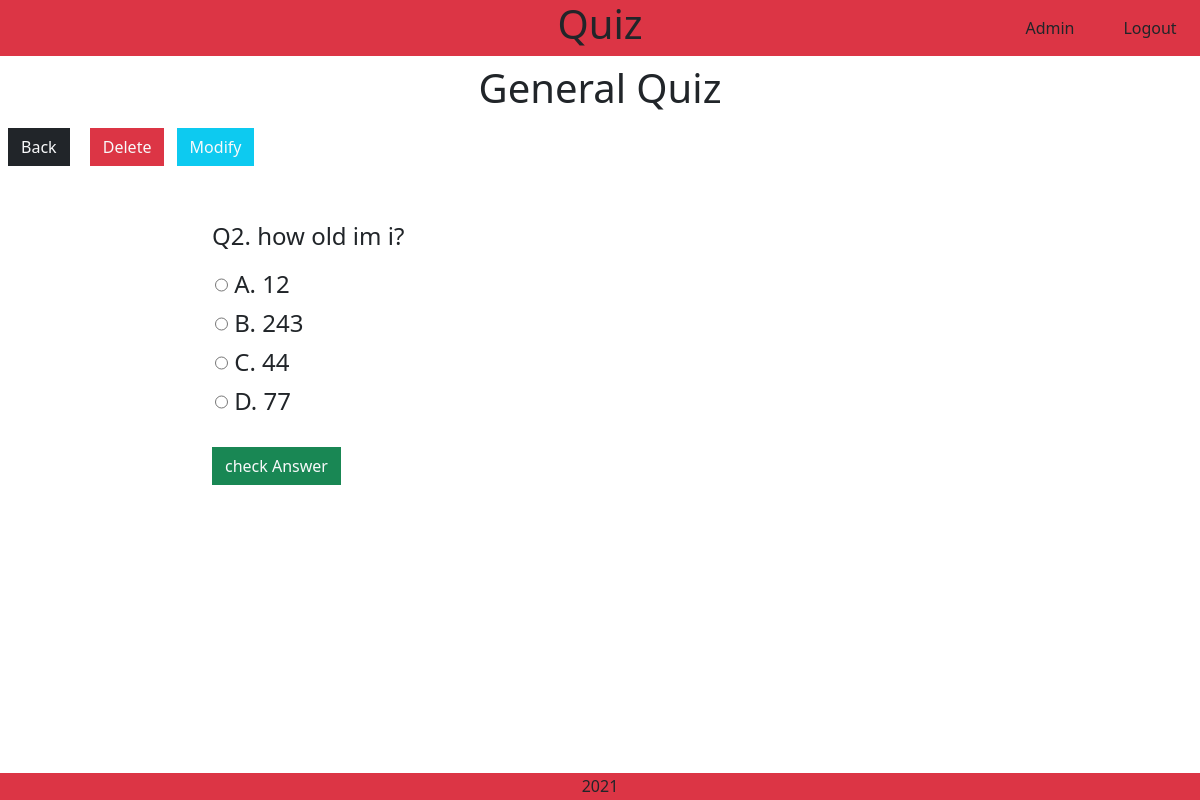
The page /quiz/questionnaire/8/1 (signed in) on the database as committed earlier.
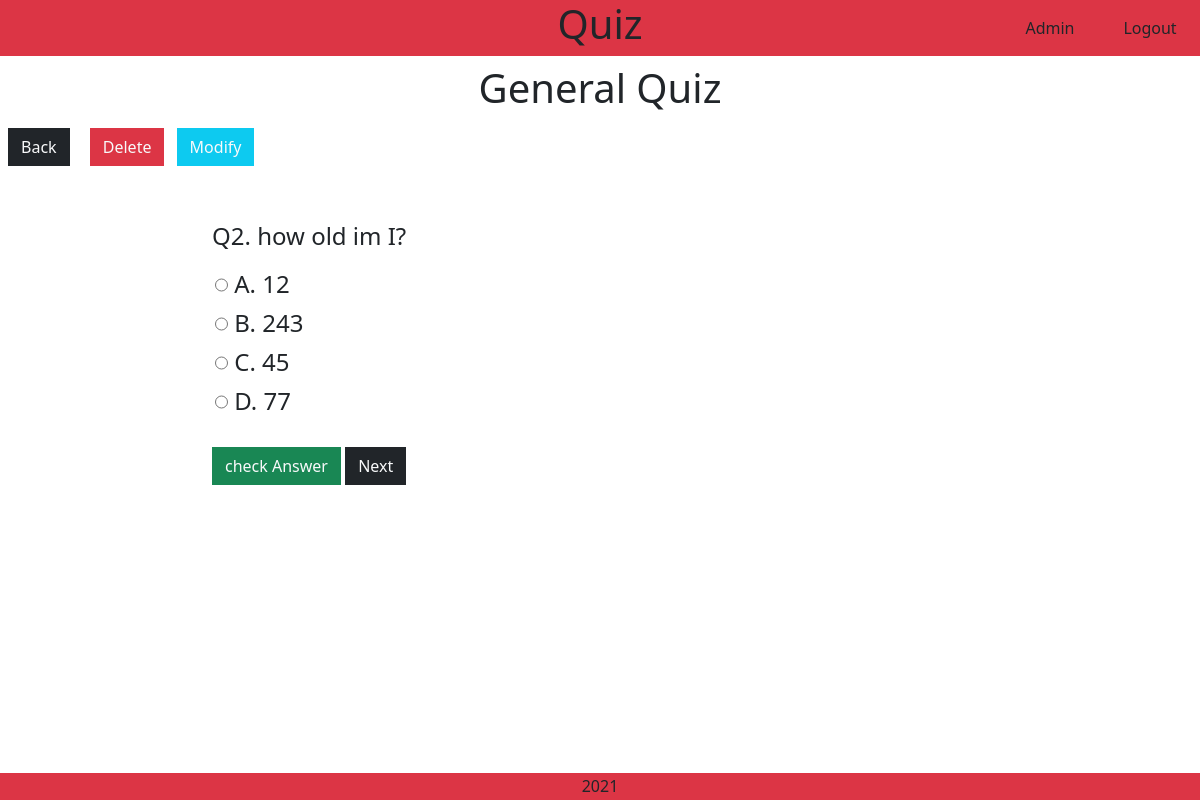
The same page on the database as committed later.
### quiz/models.py (models this page shows, shortened)
class Quiz(models.Model):
    class Meta:
        verbose_name_plural = "Quiz"
    quiz_name = models.CharField(max_length=254)

class Questions(models.Model):
    class Meta:
        verbose_name_plural = "Questions"
    quiz = models.ForeignKey(
            'Quiz', null=False, blank=False, on_delete=models.CASCADE,
            related_name='questions')
    question = models.CharField(max_length=254)
    first_answer = models.CharField(max_length=254)
    second_answer = models.CharField(max_length=254)
    third_answer = models.CharField(max_length=254)
    fourth_answer = models.CharField(max_length=254)
    answer = models.CharField(max_length=254)

### quiz/views.py (the view)
# urls.py: path('questionnaire/<int:quiz_id>/<int:num>', views.questionnaire, name='questionnaire'),
def questionnaire(request, quiz_id, num=0):
    quiz = get_object_or_404(Quiz, id=quiz_id)
    questions = Questions.objects.all().filter(quiz=quiz_id)
    question_id=[]
    for question in questions:
        question_id.append(question.id)
    actual_question = get_object_or_404(Questions, id=question_id[num])
    final = len(question_id)
    context = {
        'final': final,
        'next': num+1,
        'quiz': quiz,
        'question': actual_question,
    }
    return render(request, 'quiz/questionnaire.html', context)

### quiz/templates/quiz/questionnaire.html (shortened to what this page needs)
{% extends "base.html" %}
{% load static %}
{% block extra_css %}
    <link rel="stylesheet" href="{% static 'quiz/css/quiz.css' %}">
{% endblock %}
{% block content %}
    <div class="h1 text-center mt-2">{{ quiz.quiz_name }}</div>
    {% if request.user.is_superuser %}
        <a href="{% url 'quiz' %}" class="m-2 btn btn-dark rounded-0 text-light">Back</a>
        <a href="{% url 'delete_question' question_id=question.id %}" class="m-2 btn btn-danger rounded-0 text-light">Delete</a>
        <a href="{% url 'update_question' question_id=question.id %}" class="btn btn-info rounded-0 text-light">Modify</a>
    {% endif %}
    <div class="row m-0 mt-5">
        <div class="col-2 mb-2"></div>
        <div class="col-10 mb-3 h4">Q{{ next }}. {{ question.question }}</div>
        <div class="col-2 mb-2"></div>
        <div class="radio h4 col-10">
            <label><input type="radio" name="answer"> A. {{ question.first_answer }}</label><br>
            <label><input type="radio" name="answer"> B. {{ question.second_answer }}</label><br>
            <label><input type="radio" name="answer"> C. {{ question.third_answer }}</label><br>
            <label><input type="radio" name="answer"> D. {{ question.fourth_answer }}</label>
        </div>
    </div>
    <div class="row m-0 mt-3">
        <div class="col-2"></div>
        {% if question %}
            <div class="col-10">
                <a href="#" class="btn btn-success rounded-0 text-light">check Answer</a>
                {% if final != next %}
                    <a href="{% url 'questionnaire' quiz.id next %}" class="btn btn-dark rounded-0 text-light">Next</a>
                {% endif %}
            </div>
        {% endif %}
    </div>
{% endblock %}

### templates/base.html (shortened to what this page needs)
{% load static %}
<!doctype html>
<html lang="en">
    <head>
        <link href="https://cdn.jsdelivr.net/npm/bootstrap@5.1.3/dist/css/bootstrap.min.css" rel="stylesheet">
        <link rel="stylesheet" href="https://use.fontawesome.com/releases/v5.15.4/css/all.css">
        <link rel="stylesheet" href="{% static 'css/base.css' %}">
        {% block extra_css %}
        {% endblock %}
    </head>
    <body>
        <nav class="row m-0 bg-danger">
            <div class="d-none d-md-block col-md-2"></div>
            <div class="col-8 col-md-8 h1 text-center">
                <a class="text-dark logo" href="{% url 'home' %}">Quiz</a>
            </div>
            {% if request.user.is_superuser %}
                <a href="{% url 'staff' %}" class="p-0 col-2 col-md-1 text-center my-auto text-dark logout-button nav-text">Admin</a>
                <a href="{% url 'logout' %}" class="p-0 col-2 col-md-1 text-center my-auto text-dark logout-button nav-text">Logout</a>
            {% else %}
                <a href="#" class="p-0 col-4 col-md-2 text-center my-auto text-dark login-button nav-text">Login</a>
            {% endif %}
        </nav>
        <div class="content">
            {% block content %}
            {% endblock %}
        </div>
        <footer class="footer text-center h6 m-0">
            <div class="p-1 bg-danger text-dark">2021</div>
        </footer>
    </body>
</html>

### static/css/base.css (style rules this page uses)
body, html { margin: 0; display: flex; flex-direction: column; height: 100vh; }
nav a { text-decoration: none !important; }
.content { flex: 1; }
input { height: 30px; }

### quiz/static/quiz/css/quiz.css (style rules this page uses)
a { text-decoration: none; }
label { margin: 3px; }
input[type="radio"] { margin-bottom: 3px; vertical-align: middle; }

Rows that differ between the two databases and show on the page:
changed Questions: question "how old im i?" → "how old im I?"; third_answer "44" → "45"
Other text that changed with them:
form field answer: "☐ C. 44" → "☐ C. 45"
text now shown: "Next"
